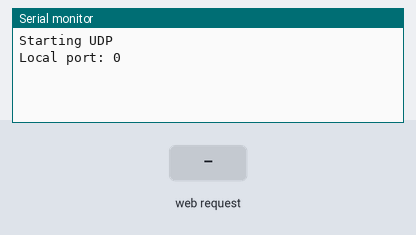
The sketch below on a simulated ESP8266 (NodeMCU). Parts: the last lines printed to the serial monitor. The test bench sets the inputs (shaded band).

Above: at 1.2 s.
1.3 s: HTTP request GET /Forward received
At 2.3 s:
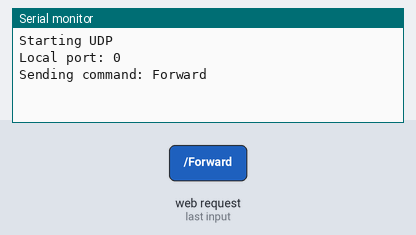
2.8 s: HTTP request GET /Center received
At 3.4 s:
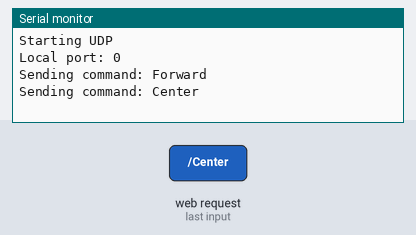
4.3 s: HTTP request GET /OpenHot received
At 5.5 s:
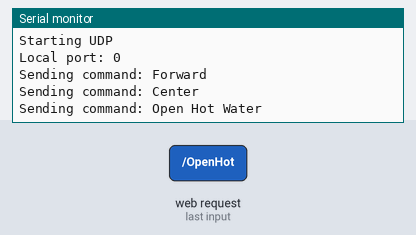
5.8 s: HTTP request GET /CloseHot received
At 6.9 s:
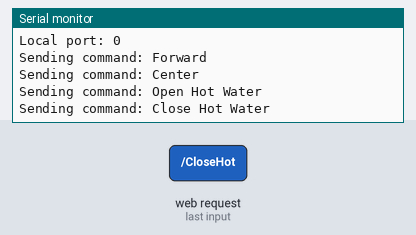
7.3 s: HTTP request GET /OpenCold received
At 8.1 s:
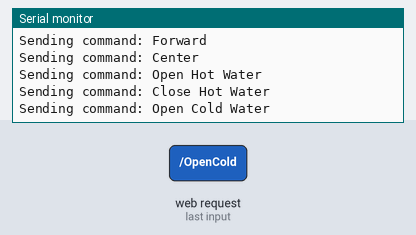
8.8 s: HTTP request GET /CloseCold received
At 9.2 s:
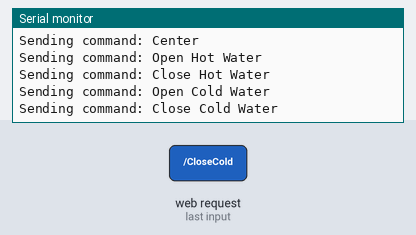

The sketch:

esp_udp_server.ino
```cpp
//esp udp server
#include <ESP8266WiFi.h>
#include <WiFiUdp.h>
#include <WiFiClient.h>
#include <ESP8266WebServer.h>
#include <ESP8266mDNS.h>
const char *ssid = "udp_comm";
const char *pass = "password";

unsigned int localPort = 2000; // local port to listen for UDP packets

IPAddress ServerIP(192,168,4,1);
IPAddress waterClientIP(192,168,4,4);
IPAddress trackClientIP(192,168,4,3);

// A UDP instance to let us send and receive packets over UDP
WiFiUDP udp;
ESP8266WebServer server(80);


char packetBuffer[UDP_TX_PACKET_MAX_SIZE];   //Where we get the UDP data
const char MAIN_page[] PROGMEM = R"=====(
<HTML><body>

<style>
#box, div{padding: 12px 28px;   width: 100%;
     font-size: 30px;
 width: 100%; height:5%;
}
input.submit{
padding: 12px 28px;   width: 100%;
border-radius: 20px;   border: 10px;  font-size: 30px;
 width: 100%; height:10%;
}

button{ padding: 12px 28px;   width: 100%; height:10%;
border-radius: 20px;   border: 10px;  font-size: 30px;   }

</style>


<form method="post" action="/OpenHot">
<center> <input class ="submit" type="submit" id="OpenHot"  value="Open Hot"></input><br style="line-height:1.75"></center>
</form>

<form method="post" action="/CloseHot">
<center> <input class ="submit" type="submit" id="CloseHot"  value="Close Hot"></input><br style="line-height:1.75"></center>
</form>

<form method="post" action="/OpenCold">
<center> <input class ="submit" type="submit" id="OpenCold"  value="Open Cold"></input><br style="line-height:1.75"></center>
</form>

<form method="post" action="/CloseCold">
<center> <input class ="submit" type="submit" id="CloseCold"  value="Close Cold"> </input><br style="line-height:1.75"></center>
</form>


<center>
<h1>
  Current Temperature is : <span id="ADCValue">0</span><br>
</h1>
</center>


<form method="post" action="/save">
<center><h1>Set Temperature:<input id="box" type="text" id="input_txt" name="input_txt" ><h1><br style="line-height:1.75"></center>
<center><input class ="submit" id="submit" type="submit" value="Submit"></input> <br style="line-height:1.75"></center>
</form>

<script>

setInterval(function() {
  // Call a function repetatively with 2 Second interval
  getData();
}, 2000); //2000mSeconds update rate

function getData() {
  var xhttp = new XMLHttpRequest();
  xhttp.onreadystatechange = function() {
    if (this.readyState == 4 && this.status == 200) {
      document.getElementById("ADCValue").innerHTML =
      this.responseText;
    }
  };
  xhttp.open("GET", "readADC", true);
  xhttp.send();
}

</script>

<form method="post" action="/Forward">
<center><input class ="submit" id="Forward" onclick="func(this)"  type ="submit" value="Forward">  </input><br style="line-height:1.75"></center>
</form>

<form method="post" action="/Center">
<center><input class ="submit" id="Center" onclick="func(this)"  type ="submit" value="Center"> </input> <br style="line-height:1.75"></center>
</form>

<form method="post" action="/Backward">
<center><input class ="submit" id="Backward" onclick="func(this)"  type ="submit" value="Backward"> </input> <br style="line-height:1.75"></center>
</form>

</body>
</HTML>)=====";

void handleRoot() {

  server.send(200, "text/html", MAIN_page);
}

float tempReading=0;
void handleADC() {
 String adcValue = String(tempReading);
 server.send(200, "text/plane", adcValue); //Send ADC value only to client ajax request
}

void handleSave() {
  String str = "Settings Saved ...\r\n";
       // number of arguments

  Serial.print("number of arguments ");
  Serial.println(server.args());
  if (server.args() > 0 ) {
    for ( uint8_t i = 0; i < server.args(); i++ ) {
      str += server.argName(i) + " = " + server.arg(i) + "\r\n";

      Serial.println("Temperature Target Value: "+ server.arg(i) + " F");
      String targetTemp = String(server.arg(i));
      targetTemp.replace("input_txt=", "");
      Serial.println("Sending command: Set target temperature to " + targetTemp);
      udp.beginPacket(waterClientIP, 2000);
      udp.print(targetTemp); //Send one byte to ESP8266
      udp.endPacket();
      delayMicroseconds(1000);
    }
  }

  server.send(200, "text/html", MAIN_page);

}


//=======================================================================
//                Setup
//=======================================================================
void setup()
{
    Serial.begin(115200);
    Serial.println();
      server.on("/", handleRoot);
    WiFi.softAP(ssid, pass);    //Create Access point
    server.begin();
    //Start UDP
    Serial.println("Starting UDP");
    delayMicroseconds(1000);
    udp.begin(localPort);
    Serial.print("Local port: ");
    Serial.println(udp.localPort());

    server.on("/readADC", handleADC);

    server.on("/", handleRoot);
  server.on("/Forward", [](){
    Serial.println("Sending command: Forward");
    delayMicroseconds(1000);
    server.send(200, "text/html", MAIN_page);
    udp.beginPacket(trackClientIP, 2000);
    udp.write("F"); //Send one byte to ESP8266
    udp.endPacket();
    delayMicroseconds(1000);
  });

    server.on("/Center", [](){
    Serial.println("Sending command: Center");
    delayMicroseconds(1000);
    server.send(200, "text/html", MAIN_page);
    udp.beginPacket(trackClientIP, 2000);
    udp.write("C"); //Send one byte to ESP8266
    udp.endPacket();
    delayMicroseconds(1000);

  });
  server.on("/OpenHot", [](){
    Serial.println("Sending command: Open Hot Water");
    delayMicroseconds(1000);
    server.send(200, "text/html", MAIN_page);
    udp.beginPacket(waterClientIP, 2000);
    udp.write("OH"); //Send one byte to ESP8266
    udp.endPacket();
    delayMicroseconds(1000);

  });
  server.on("/CloseHot", [](){
    Serial.println("Sending command: Close Hot Water");
    delayMicroseconds(1000);
    server.send(200, "text/html", MAIN_page);
    udp.beginPacket(waterClientIP, 2000);
    udp.write("CH"); //Send one byte to ESP8266

    udp.endPacket();
    delayMicroseconds(1000);

  });
  server.on("/OpenCold", [](){
    Serial.println("Sending command: Open Cold Water");
    delayMicroseconds(1000);
    server.send(200, "text/html", MAIN_page);
    udp.beginPacket(waterClientIP, 2000);
    udp.write("OC"); //Send one byte to ESP8266
    udp.endPacket();
    delayMicroseconds(1000);

  });
  server.on("/CloseCold", [](){
    Serial.println("Sending command: Close Cold Water");
    delayMicroseconds(1000);
    server.send(200, "text/html", MAIN_page);
    udp.beginPacket(waterClientIP, 2000);
    udp.write("CC"); //Send one byte to ESP8266
    udp.endPacket();
    delayMicroseconds(1000);

  });
  server.on("/save", handleSave);

  server.on("/Backward", [](){
    Serial.println("Sending command: Backward");
    delayMicroseconds(1000);
    server.send(200, "text/html", MAIN_page);
    udp.beginPacket(trackClientIP, 2000);
    udp.write("B"); //Send one byte to ESP8266
    udp.endPacket();
    delayMicroseconds(1000);
  });


}
//======================================================================
//                MAIN LOOP
//======================================================================
String msgRcv;
void handleUPDPacket(){
  String temp;
  Serial.println("UDP Message Recieved: "+ msgRcv);
  delayMicroseconds(1000);
  if(msgRcv.startsWith("tempReading=")){
    temp = msgRcv;
    temp.replace("tempReading=","" );
    tempReading = temp.toFloat();
    Serial.println("temp = " + String(tempReading));
  }
  delay(1);
}

bool waitForWaterMessage = false;
bool waitForTrackMessage = false;

void loop()
{
//    WiFi client = server.available();
    server.handleClient();
    //randVal = random(300);

    int cb = udp.parsePacket();
    if (!cb)
    {
      //If serial data is recived send it to UDP
      if(Serial.available()>0)
        {
        udp.beginPacket(trackClientIP, 2000);
        //Send UDP requests are to port 2000

        char a[1];
        a[0]=char(Serial.read()); //Serial Byte Read
        udp.write(a,1); //Send one byte to ESP8266
        udp.endPacket();
        delay(1);
        }
    }
    else {
      // We've received a UDP packet, send it to serial

      for(int i = 0; i<UDP_TX_PACKET_MAX_SIZE; i++) packetBuffer[i] = 0;
      udp.read(packetBuffer, cb); // read the packet into the buffer, we are reading only one byte
      msgRcv = String(packetBuffer);
      handleUPDPacket();
      delay(20);
    }

}
```

Measured:
- after the input at 1.3 s, the serial monitor: prints a new line at once (image 1)
- after the input at 2.8 s, the serial monitor: prints a new line at once (image 2)
- after the input at 4.3 s, the serial monitor: prints a new line at once (image 3)
- after the input at 5.8 s, the serial monitor: prints a new line at once (image 4)
- after the input at 7.3 s, the serial monitor: prints a new line at once (image 5)
- after the input at 8.8 s, the serial monitor: prints a new line at once (image 6)
